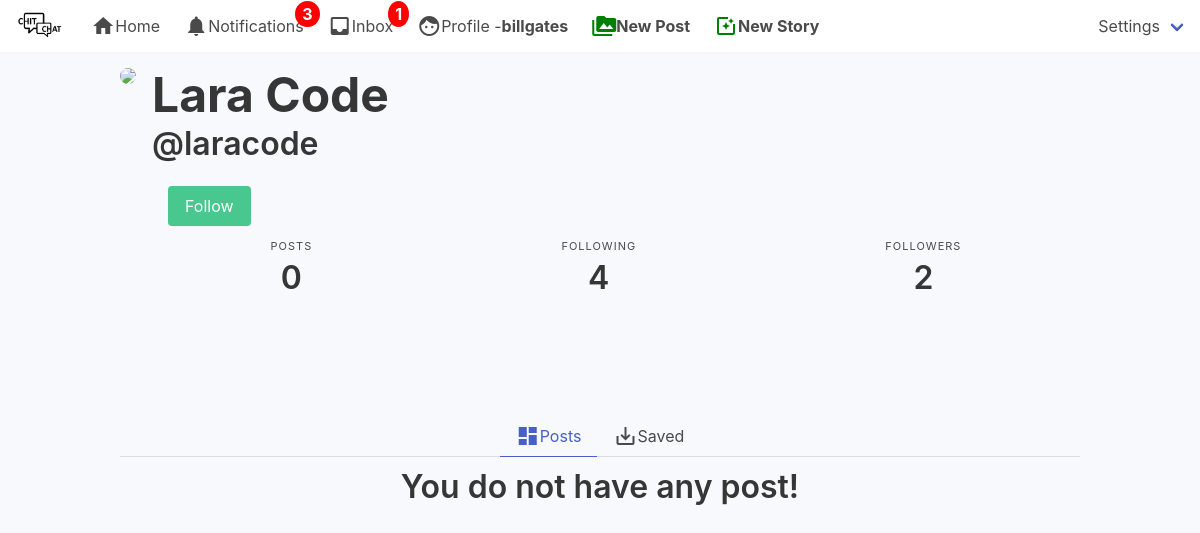
Screenshot of /laracode/ (signed in) with the database file from the repository.
### authy/models.py (models this page shows, shortened)
class Profile(models.Model):
	user = models.OneToOneField(User, on_delete=models.CASCADE, related_name='profile')
	first_name = models.CharField(max_length=50, null=True, blank=True)
	last_name = models.CharField(max_length=50, null=True, blank=True)
	location = models.CharField(max_length=50, null=True, blank=True)
	url = models.CharField(max_length=80, null=True, blank=True)
	profile_info = models.TextField(max_length=150, null=True, blank=True)
	created = models.DateField(auto_now_add=True)
	favorites = models.ManyToManyField(Post)
	picture = models.ImageField(upload_to=user_directory_path, blank=True, null=True, verbose_name='Picture')

### authy/views.py (the view)
# urls.py: path('<username>/', UserProfile, name='profile'),
def UserProfile(request, username):
	user = get_object_or_404(User, username=username)
	profile = Profile.objects.get(user=user)
	url_name = resolve(request.path).url_name
	if url_name == 'profile':
		posts = Post.objects.filter(user=user).order_by('-posted')
	else:
		posts = profile.favorites.all()
	posts_count = Post.objects.filter(user=user).count()
	following_count = Follow.objects.filter(follower=user).count()
	followers_count = Follow.objects.filter(following=user).count()
	follow_status = Follow.objects.filter(following=user, follower=request.user).exists()
	paginator = Paginator(posts, 8)
	page_number = request.GET.get('page')
	posts_paginator = paginator.get_page(page_number)
	template = loader.get_template('profile.html')
	context = {
		'posts': posts_paginator,
		'profile':profile,
		'following_count':following_count,
		'followers_count':followers_count,
		'posts_count':posts_count,
		'follow_status':follow_status,
		'url_name':url_name,
	}
	return HttpResponse(template.render(context, request))

### direct/views.py (called while the page is built)
def checkDirects(request):
	directs_count = 0
	if request.user.is_authenticated:
		directs_count = Message.objects.filter(user=request.user, is_read=False).count()
	return {'directs_count':directs_count}

### notifications/views.py (called while the page is built)
def CountNotifications(request):
	count_notifications = 0
	if request.user.is_authenticated:
		count_notifications = Notification.objects.filter(user=request.user, is_seen=False).count()
	return {'count_notifications':count_notifications}

### instagram_clone/templates/profile.html (shortened to what this page needs)
{% extends 'base.html' %}
{% load static %}
{% block content %}
<article class="media">
  <div style="padding-top:20px ;" class="media-left">
      <figure class="image is-256x256">
        {% if profile.picture %}
          <img class="is-rounded" src="{{ profile.picture.url }}">
        {% else %}
          <img class="is-rounded" src="https://bulma.io/images/placeholders/256x256.png">
        {% endif %}
      </figure>
  </div>
   <div style="padding-top:20px ;" class="media-content">
    <div class="content">
      <h1 style="font-weight: bold;" class="title is-1">{% if profile.first_name %}{{ profile.first_name }} {{ profile.last_name }} {% endif %}</h1>
      <h2 class="subtitle is-3">@{{ profile.user }}</h2>
    {% if user.is_authenticated and user != profile.user %}
      <div class="media-right">
        {% if follow_status == True %}
          <a href="{% url 'follow' profile.user 0 %}" class="button is-danger">Unfollow</a>
        {% else %}
          <a href="{% url 'follow' profile.user 1 %}" class="button is-success">Follow</a>
        {% endif  %}
      </div>
    {% endif %}
    </div>
     <nav class="level is-mobile">
  <div class="level-item has-text-centered">
    <div>
      <p class="heading">Posts</p>
      <p class="title">{{ posts_count }}</p>
    </div>
  </div>
  <div class="level-item has-text-centered">
    <div>
      <p class="heading">Following</p>
      <p class="title">{{ following_count }}</p>
    </div>
  </div>
  <div class="level-item has-text-centered">
    <div>
      <p class="heading">Followers</p>
      <p class="title">{{ followers_count }}</p>
    </div>
  </div>
</nav>
 </div>
</article>
</div>
  </section>
  <section class="section">
    <div class="container">
  <div class="tabs is-centered">
  <ul>
    <li class="{% if url_name == 'profile' %}is-active{% endif %}">
      <a href="{% url 'profile' profile.user %}"><i class="material-icons">dashboard</i>Posts</a>
    </li>
    <li class="{% if url_name == 'profilefavorites' %}is-active{% endif %}">
      <a href="{% url 'profilefavorites' profile.user %}"><i class="material-icons">save_alt</i>Saved</a>
    </li>
  </ul>
</div>
    <div class="columns is-mobile is-multiline is-centered">
    {% for post in posts %}
      <div class="column is-one-quarter">
        <div class="box">
  {% if post.content.first.file.name|slice:"-3:" == 'jpg' or post_item.content.first.file.name|slice:"-3:" == 'png' %}
    <figure class="image is-4by3">
      <a href="{{ post.get_absolute_url }}">
        <img src="{{ post.content.first.file.url }}" alt="Placeholder image">
      </a>
    </figure>
  {% else %}
    <a href="{{ post.get_absolute_url }}">
      <video width="640" controls="controls" preload="metadata">
        <source src="{{ post.content.first.file.url }}#t=0.5" type="video/mp4">
      </video>
    </a>
  {% endif %}
    </div>
      </div>
    {% empty %}
      <br>
      <h3 class="title is-3">You do not have any post!</h3>
    {% endfor %}
      </div>
</div>
  </section>
{% endblock %}

### instagram_clone/templates/base.html (shortened to what this page needs)
{% load static %}
<!DOCTYPE html>
<html>
  <head>
    <link rel="stylesheet" href="{% static 'css/bulma.min.css' %}">
    <link rel="stylesheet" href="{% static 'css/style.css' %}">
  </head>
  <body style="background-color: #f7f9fc;">
  <nav class="navbar has-shadow is-fixed-top" role="navigation" aria-label="main navigation">
  <div class="navbar-brand">
    <a class="navbar-item" href="">
      <img src="{% static 'img/chit-chat.png' %}" height="256px">
    </a>
  </div>
  <div id="navbarBasicExample" class="navbar-menu">
    <div class="navbar-start">
      <a href="{% url 'index' %}" class="navbar-item">
        <i class="material-icons">home</i>
        Home
      </a>
      <a href="{% url 'show-notifications' %}" class="navbar-item">
        <i class="material-icons">notifications</i>
        Notifications
        {% if count_notifications %}
          <span class="badge">{{ count_notifications }}</span>
        {% endif %}
      </a>
      <a href="{% url 'inbox' %}" class="navbar-item">
        <i class="material-icons">inbox</i>
        Inbox
        {% if directs_count %}
        <span class="badge">{{ directs_count }}</span>
        {% endif %}
      </a>
      <a href="{% url 'profile' request.user %}" class="navbar-item">
        <i class="material-icons">face</i>
        Profile - <strong>{{ request.user }}</strong>
      </a>
        <a href="{% url 'newpost' %}" class="navbar-item">
          <i style="color: green;" class="material-icons">perm_media</i>
          <strong>New Post</strong>
        </a>
        <a href="{% url 'newstory' %}" class="navbar-item">
          <i style="color: green;" class="material-icons">photo_filter</i>
          <strong>New Story</strong>
        </a>
      </div>
    </div>
        <div class="navbar-end">
        <div class=" navbar-item has-dropdown is-hoverable">
        <a class="navbar-link">
          Settings
        </a>
  </div>
</nav>
  <section class="section">
    <div class="container">
      {% block content %}
      {% endblock %}
  </body>
</html>

### instagram_clone/static/css/style.css (style rules this page uses)
.badge { position: absolute; top: 1px; right: -4px; padding: 1px 7px; border-radius: 50%; background: red; color: white; font-weight: bold; }
* { box-sizing:border-box }

### rows the page displays
Profile: first_name "Lara", last_name "Code", user "laracode"

### other values shown
{{ count_notifications }} "3"
{{ directs_count }} "1"
{{ request.user }} "billgates"
{{ posts_count }} "0"
{{ following_count }} "4"
{{ followers_count }} "2"
